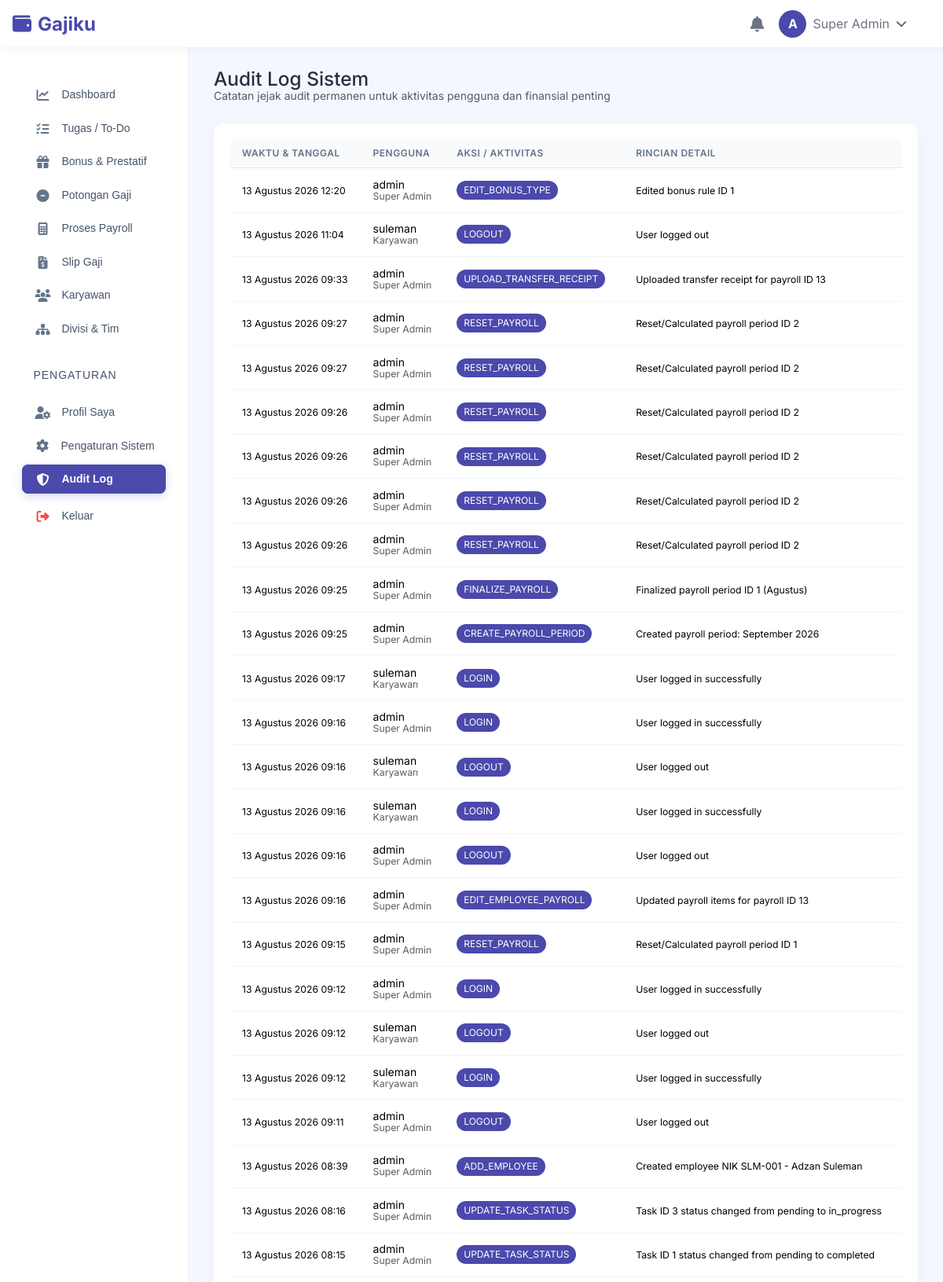
Screenshot of /audit.php (signed in, upper part) with the database file from the repository.
### tables this page shows
CREATE TABLE users (
        id INTEGER PRIMARY KEY AUTOINCREMENT,
        username TEXT NOT NULL UNIQUE,
        email TEXT NOT NULL UNIQUE,
        password_hash TEXT NOT NULL,
        role_id INTEGER NOT NULL,
        status TEXT DEFAULT 'active', -- active, inactive
        created_at DATETIME DEFAULT CURRENT_TIMESTAMP,
        updated_at DATETIME DEFAULT CURRENT_TIMESTAMP,
        FOREIGN KEY (role_id) REFERENCES roles(id)
    );

CREATE TABLE employees (
        id INTEGER PRIMARY KEY AUTOINCREMENT,
        user_id INTEGER UNIQUE,
        nik TEXT NOT NULL UNIQUE,
        full_name TEXT NOT NULL,
        email TEXT NOT NULL,
        phone TEXT,
        address TEXT,
        division_id INTEGER,
        team_id INTEGER,
        position TEXT,
        join_date DATE,
        status TEXT DEFAULT 'active', -- active, inactive, resign
        bank_name TEXT,
        account_number TEXT,
        photo TEXT,
        created_at DATETIME DEFAULT CURRENT_TIMESTAMP,
        updated_at DATETIME DEFAULT CURRENT_TIMESTAMP,
        FOREIGN KEY (user_id) REFERENCES users(id) ON DELETE SET NULL,
        FOREIGN KEY (division_id) REFERENCES divisions(id) ON DELETE SET NULL,
        FOREIGN KEY (team_id) REFERENCES teams(id) ON DELETE SET NULL
    );

CREATE TABLE audit_logs (
        id INTEGER PRIMARY KEY AUTOINCREMENT,
        user_id INTEGER,
        action TEXT NOT NULL,
        details TEXT,
        ip_address TEXT,
        created_at DATETIME DEFAULT CURRENT_TIMESTAMP,
        FOREIGN KEY (user_id) REFERENCES users(id) ON DELETE SET NULL
    );

CREATE TABLE roles (
        id INTEGER PRIMARY KEY AUTOINCREMENT,
        name TEXT NOT NULL,
        slug TEXT NOT NULL UNIQUE,
        description TEXT,
        created_at DATETIME DEFAULT CURRENT_TIMESTAMP
    );

### app/Helpers/auth.php (called while the page is built, shortened)
<?php
require_once __DIR__ . '/functions.php';
function isLoggedIn(): bool {
    return isset($_SESSION['user_id']) && !empty($_SESSION['user_id']);
}
function getAuthUser(): ?array {
    static $user = null;
    if ($user === null) {
        $db = getDbConnection();
        $stmt = $db->prepare("
            SELECT u.*, r.name as role_name, r.slug as role_slug,
                   e.id as employee_id, e.nik, e.full_name as employee_name, e.photo, e.position,
                   e.division_id, e.team_id, e.phone, e.address, e.bank_name, e.account_number,
                   d.name as division_name, t.name as team_name
            FROM users u
            JOIN roles r ON u.role_id = r.id
            LEFT JOIN employees e ON u.id = e.user_id
            LEFT JOIN divisions d ON e.division_id = d.id
            LEFT JOIN teams t ON e.team_id = t.id
            WHERE u.id = ? AND u.status = 'active'
        ");
        $stmt->execute([$_SESSION['user_id']]);
        $user = $stmt->fetch() ?: null;
    }
    return $user;
}
function requireLogin(): array {
    if (!isLoggedIn() || !getAuthUser()) {
        header('Location: ' . BASE_URL . '/login.php');
        exit;
    }
    return getAuthUser();
}

### app/Helpers/permissions.php (called while the page is built, shortened)
<?php
require_once __DIR__ . '/auth.php';
function hasPermission(string $permissionSlug): bool {
    $user = getAuthUser();
    if ($user['role_slug'] === 'super_admin') return true;
    $perms = getUserPermissions();
    return in_array('*', $perms) || in_array($permissionSlug, $perms);
}
function requirePermission(string $permissionSlug): void {
    $user = requireLogin();
}

### app/Helpers/functions.php (called while the page is built, shortened)
<?php
function e($string): string {
    return htmlspecialchars($string ?? '', ENT_QUOTES, 'UTF-8');
}
function formatTanggalIndo($dateStr): string {
    $timestamp = strtotime($dateStr);
    $bulan = [
        1 => 'Januari', 'Februari', 'Maret', 'April', 'Mei', 'Juni',
        'Juli', 'Agustus', 'September', 'Oktober', 'November', 'Desember'
    ];
    $d = date('d', $timestamp);
    $m = (int)date('m', $timestamp);
    $y = date('Y', $timestamp);
    return $d . ' ' . ($bulan[$m] ?? date('F', $timestamp)) . ' ' . $y;
}
function formatDateTimeIndo($dateStr): string {
    $timestamp = strtotime($dateStr);
    $tgl = formatTanggalIndo($dateStr);
    $time = date('H:i', $timestamp);
    return $tgl . ' ' . $time;
}

### public/audit.php (the view, shortened to what this page needs)
<?php
requirePermission('view_audit_log');
$user = getAuthUser();
$db = getDbConnection();
$stmtAudit = $db->query("
    SELECT al.*, u.username, u.email, r.name as role_name
    FROM audit_logs al
    LEFT JOIN users u ON al.user_id = u.id
    LEFT JOIN roles r ON u.role_id = r.id
    ORDER BY al.id DESC LIMIT 100
");
$logs = $stmtAudit->fetchAll();
include ROOT_PATH . '/app/Views/layouts/header.php';
include ROOT_PATH . '/app/Views/layouts/navbar.php';
?>
<div class="container-fluid page-body-wrapper">
  <?php include ROOT_PATH . '/app/Views/layouts/sidebar.php'; ?>
  <div class="main-panel">
    <div class="content-wrapper">
      <div class="d-flex justify-content-between align-items-center mb-4">
        <div>
          <h3 class="font-weight-bold mb-0">Audit Log Sistem</h3>
          <p class="text-muted mb-0">Catatan jejak audit permanen untuk aktivitas pengguna dan finansial penting</p>
        </div>
      </div>
      <div class="card shadow-sm border-0 rounded-4 mb-4">
        <div class="card-body">
          <?php if (empty($logs)): ?>
            <div class="text-center py-5 text-muted">
              <i class="fa-solid fa-shield-halved fs-1 mb-2 d-block"></i>
              Belum ada catatan audit log.
            </div>
          <?php else: ?>
            <div class="table-responsive">
              <table class="table table-hover align-middle">
                <thead>
                  <tr>
                    <th>Waktu &amp; Tanggal</th>
                    <th>Pengguna</th>
                    <th>Aksi / Aktivitas</th>
                    <th>Rincian Detail</th>
                    <th>Alamat IP</th>
                  </tr>
                </thead>
                <tbody>
                  <?php foreach ($logs as $log): ?>
                    <tr>
                      <td class="font-weight-bold text-nowrap"><small><?= formatDateTimeIndo($log['created_at']) ?></small></td>
                      <td>
                        <div class="font-weight-bold"><?= e($log['username'] ?? 'Guest / System') ?></div>
                        <small class="text-muted"><?= e($log['role_name'] ?? '-') ?></small>
                      </td>
                      <td><span class="badge bg-primary font-weight-bold"><?= e($log['action']) ?></span></td>
                      <td><small><?= e($log['details']) ?></small></td>
                      <td><code><?= e($log['ip_address']) ?></code></td>
                    </tr>
                  <?php endforeach; ?>
                </tbody>
              </table>
            </div>
          <?php endif; ?>
        </div>
      </div>
    </div>
<?php include ROOT_PATH . '/app/Views/layouts/footer.php'; ?>

### app/Views/layouts/navbar.php (shortened to what this page needs)
<?php
require_once __DIR__ . '/../../Helpers/auth.php';
require_once __DIR__ . '/../../Helpers/functions.php';
$user = getAuthUser();
?>
<nav class="navbar col-lg-12 col-12 p-0 fixed-top d-flex flex-row">
  <div class="text-center navbar-brand-wrapper d-flex align-items-center justify-content-start ps-3">
    <a class="navbar-brand brand-logo d-flex align-items-center fw-bold text-primary text-decoration-none" href="<?= BASE_URL ?>/dashboard.php">
      <i class="fa-solid fa-wallet me-2 fs-4"></i> Gajiku
    </a>
  </div>
  <div class="navbar-menu-wrapper d-flex align-items-center justify-content-end">
    <button class="navbar-toggler navbar-toggler align-self-center" type="button" data-toggle="minimize">
      <span class="icon-menu"></span>
    </button>
    <ul class="navbar-nav navbar-nav-right">
      <li class="nav-item dropdown">
        <a class="nav-link count-indicator dropdown-toggle" id="notificationDropdown" href="#" data-bs-toggle="dropdown">
          <i class="fa-solid fa-bell mx-0"></i>
        </a>
      </li>
      <li class="nav-item nav-profile dropdown">
        <a class="nav-link dropdown-toggle d-flex align-items-center" href="#" data-bs-toggle="dropdown" id="profileDropdown">
          <div class="bg-primary text-white rounded-circle d-flex align-items-center justify-content-center me-2" style="width: 35px; height: 35px; font-weight: bold;">
            <?= strtoupper(substr($user['username'] ?? 'U', 0, 1)) ?>
          </div>
          <span class="font-weight-normal me-2 d-none d-md-inline"><?= e($user['employee_name'] ?? $user['username']) ?></span>
          <i class="fa-solid fa-chevron-down text-muted small"></i>
        </a>
      </li>
    </ul>
  </div>
</nav>

### app/Views/layouts/header.php (style rules this page uses)
:root { --primary-color: #4B49AC; --primary-hover: #3f3d91; --primary-light: #EEF2FF; --body-bg: #F5F7FF; --card-radius: 12px; }
body { font-family: 'Inter', -apple-system, BlinkMacSystemFont, "Segoe UI", Roboto, sans-serif !important; font-size: 0.875rem; background-color: var(--body-bg); color: #2b2d42; -webkit-font-smoothing: antialiased; }
.page-body-wrapper { padding-top: 60px !important; min-height: calc(100vh - 60px); display: flex !important; flex-direction: row !important; }
.navbar { height: 60px !important; background: #ffffff !important; box-shadow: 0 2px 10px rgba(0, 0, 0, 0.05) !important; }
.navbar .navbar-brand-wrapper { width: 240px !important; height: 60px !important; }
.navbar .navbar-menu-wrapper { width: calc(100% - 240px) !important; height: 60px !important; }
.main-panel { flex: 1 !important; width: calc(100% - 240px) !important; min-height: calc(100vh - 60px) !important; background-color: var(--body-bg) !important; }
.content-wrapper { padding: 1.75rem 2rem !important; background-color: var(--body-bg) !important; }
.card { border: none !important; border-radius: var(--card-radius) !important; box-shadow: 0 4px 20px rgba(0, 0, 0, 0.03) !important; }
.card:not([class*="bg-"]) { background: #ffffff !important; }
.table-responsive { border-radius: 8px !important; }
.table { font-size: 0.85rem !important; color: #334155 !important; }
.table th { font-weight: 600 !important; text-transform: uppercase !important; font-size: 0.75rem !important; letter-spacing: 0.5px !important; color: #64748b !important; background-color: #f8fafc !important; border-bottom: 1px solid #e2e8f0 !important; padding: 0.75rem 1rem !important; }
.table td { padding: 0.85rem 1rem !important; vertical-align: middle !important; border-bottom: 1px solid #f1f5f9 !important; }

### rows the page displays
users: username "A", employees.full_name "Super Admin"
audit_logs: created_at "13 Agustus 2026 12:20", user.username "admin", roles.name "Super Admin", action "EDIT_BONUS_TYPE", details "Edited bonus rule ID 1"
audit_logs: created_at "13 Agustus 2026 11:04", user.username "suleman", roles.name "Karyawan", action "LOGOUT", details "User logged out"
audit_logs: created_at "13 Agustus 2026 09:33", user.username "admin", roles.name "Super Admin", action "UPLOAD_TRANSFER_RECEIPT", details "Uploaded transfer receipt for payroll ID 13"
audit_logs: created_at "13 Agustus 2026 09:27", user.username "admin", roles.name "Super Admin", action "RESET_PAYROLL", details "Reset/Calculated payroll period ID 2"
audit_logs: created_at "13 Agustus 2026 09:27", user.username "admin", roles.name "Super Admin", action "RESET_PAYROLL", details "Reset/Calculated payroll period ID 2"
audit_logs: created_at "13 Agustus 2026 09:26", user.username "admin", roles.name "Super Admin", action "RESET_PAYROLL", details "Reset/Calculated payroll period ID 2"
audit_logs: created_at "13 Agustus 2026 09:26", user.username "admin", roles.name "Super Admin", action "RESET_PAYROLL", details "Reset/Calculated payroll period ID 2"
audit_logs: created_at "13 Agustus 2026 09:26", user.username "admin", roles.name "Super Admin", action "RESET_PAYROLL", details "Reset/Calculated payroll period ID 2"
audit_logs: created_at "13 Agustus 2026 09:26", user.username "admin", roles.name "Super Admin", action "RESET_PAYROLL", details "Reset/Calculated payroll period ID 2"
audit_logs: created_at "13 Agustus 2026 09:25", user.username "admin", roles.name "Super Admin", action "FINALIZE_PAYROLL", details "Finalized payroll period ID 1 (Agustus)"
audit_logs: created_at "13 Agustus 2026 09:25", user.username "admin", roles.name "Super Admin", action "CREATE_PAYROLL_PERIOD", details "Created payroll period: September 2026"
audit_logs: created_at "13 Agustus 2026 09:17", user.username "suleman", roles.name "Karyawan", action "LOGIN", details "User logged in successfully"
audit_logs: created_at "13 Agustus 2026 09:16", user.username "admin", roles.name "Super Admin", action "LOGIN", details "User logged in successfully"
audit_logs: created_at "13 Agustus 2026 09:16", user.username "suleman", roles.name "Karyawan", action "LOGOUT", details "User logged out"
audit_logs: created_at "13 Agustus 2026 09:16", user.username "suleman", roles.name "Karyawan", action "LOGIN", details "User logged in successfully"
audit_logs: created_at "13 Agustus 2026 09:16", user.username "admin", roles.name "Super Admin", action "LOGOUT", details "User logged out"
audit_logs: created_at "13 Agustus 2026 09:16", user.username "admin", roles.name "Super Admin", action "EDIT_EMPLOYEE_PAYROLL", details "Updated payroll items for payroll ID 13"
audit_logs: created_at "13 Agustus 2026 09:15", user.username "admin", roles.name "Super Admin", action "RESET_PAYROLL", details "Reset/Calculated payroll period ID 1"
audit_logs: created_at "13 Agustus 2026 09:12", user.username "admin", roles.name "Super Admin", action "LOGIN", details "User logged in successfully"
audit_logs: created_at "13 Agustus 2026 09:12", user.username "suleman", roles.name "Karyawan", action "LOGOUT", details "User logged out"
audit_logs: created_at "13 Agustus 2026 09:12", user.username "suleman", roles.name "Karyawan", action "LOGIN", details "User logged in successfully"
audit_logs: created_at "13 Agustus 2026 09:11", user.username "admin", roles.name "Super Admin", action "LOGOUT", details "User logged out"
audit_logs: created_at "13 Agustus 2026 08:39", user.username "admin", roles.name "Super Admin", action "ADD_EMPLOYEE", details "Created employee NIK SLM-001 - Adzan Suleman"
audit_logs: created_at "13 Agustus 2026 08:16", user.username "admin", roles.name "Super Admin", action "UPDATE_TASK_STATUS", details "Task ID 3 status changed from pending to in_progress"
audit_logs: created_at "13 Agustus 2026 08:15", user.username "admin", roles.name "Super Admin", action "UPDATE_TASK_STATUS", details "Task ID 1 status changed from pending to completed"
